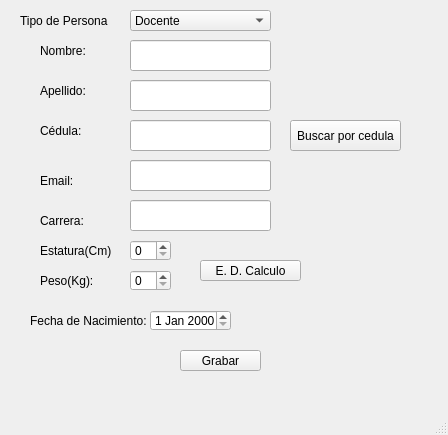
<?xml version="1.0" encoding="UTF-8"?>
<ui version="4.0">
 <class>VTNWindow</class>
 <widget class="QMainWindow" name="VTNWindow">
  <property name="geometry">
   <rect>
    <x>0</x>
    <y>0</y>
    <width>448</width>
    <height>435</height>
   </rect>
  </property>
  <property name="windowTitle">
   <string>VentanaPrincipal</string>
  </property>
  <widget class="QWidget" name="centralwidet">
   <widget class="QLineEdit" name="txt_Nombre">
    <property name="geometry">
     <rect>
      <x>130</x>
      <y>40</y>
      <width>141</width>
      <height>31</height>
     </rect>
    </property>
    <property name="maxLength">
     <number>50</number>
    </property>
   </widget>
   <widget class="QLineEdit" name="txt_Apellido">
    <property name="geometry">
     <rect>
      <x>130</x>
      <y>80</y>
      <width>141</width>
      <height>31</height>
     </rect>
    </property>
    <property name="maxLength">
     <number>50</number>
    </property>
   </widget>
   <widget class="QLabel" name="lbl_Nombre">
    <property name="geometry">
     <rect>
      <x>40</x>
      <y>40</y>
      <width>81</width>
      <height>21</height>
     </rect>
    </property>
    <property name="text">
     <string>Nombre:</string>
    </property>
   </widget>
   <widget class="QLabel" name="lbl_Apellido">
    <property name="geometry">
     <rect>
      <x>40</x>
      <y>80</y>
      <width>61</width>
      <height>21</height>
     </rect>
    </property>
    <property name="text">
     <string>Apellido:</string>
    </property>
   </widget>
   <widget class="QPushButton" name="btn_Grabar">
    <property name="geometry">
     <rect>
      <x>180</x>
      <y>350</y>
      <width>81</width>
      <height>21</height>
     </rect>
    </property>
    <property name="text">
     <string>Grabar</string>
    </property>
   </widget>
   <widget class="QComboBox" name="cb_tipo_persona">
    <property name="geometry">
     <rect>
      <x>130</x>
      <y>10</y>
      <width>141</width>
      <height>21</height>
     </rect>
    </property>
    <item>
     <property name="text">
      <string>Docente</string>
     </property>
    </item>
    <item>
     <property name="text">
      <string>Estudiante</string>
     </property>
    </item>
   </widget>
   <widget class="QLabel" name="lbl_tipo_persona">
    <property name="geometry">
     <rect>
      <x>20</x>
      <y>10</y>
      <width>91</width>
      <height>21</height>
     </rect>
    </property>
    <property name="text">
     <string>Tipo de Persona</string>
    </property>
   </widget>
   <widget class="QLineEdit" name="txt_Nombre_2">
    <property name="geometry">
     <rect>
      <x>130</x>
      <y>160</y>
      <width>141</width>
      <height>31</height>
     </rect>
    </property>
   </widget>
   <widget class="QLineEdit" name="txt_cedula">
    <property name="geometry">
     <rect>
      <x>130</x>
      <y>120</y>
      <width>141</width>
      <height>31</height>
     </rect>
    </property>
    <property name="maxLength">
     <number>10</number>
    </property>
   </widget>
   <widget class="QLineEdit" name="txt_email">
    <property name="geometry">
     <rect>
      <x>130</x>
      <y>160</y>
      <width>141</width>
      <height>31</height>
     </rect>
    </property>
    <property name="maxLength">
     <number>100</number>
    </property>
   </widget>
   <widget class="QLabel" name="lbl_cedula">
    <property name="geometry">
     <rect>
      <x>40</x>
      <y>120</y>
      <width>81</width>
      <height>21</height>
     </rect>
    </property>
    <property name="text">
     <string>Cédula:</string>
    </property>
   </widget>
   <widget class="QLabel" name="lbl_email">
    <property name="geometry">
     <rect>
      <x>40</x>
      <y>170</y>
      <width>61</width>
      <height>21</height>
     </rect>
    </property>
    <property name="text">
     <string>Email:</string>
    </property>
   </widget>
   <widget class="QPushButton" name="btn_buscar_cedula">
    <property name="geometry">
     <rect>
      <x>290</x>
      <y>120</y>
      <width>111</width>
      <height>31</height>
     </rect>
    </property>
    <property name="text">
     <string>Buscar por cedula</string>
    </property>
   </widget>
   <widget class="QSpinBox" name="sp_estatura_2">
    <property name="geometry">
     <rect>
      <x>130</x>
      <y>240</y>
      <width>41</width>
      <height>21</height>
     </rect>
    </property>
    <property name="maximum">
     <number>300</number>
    </property>
   </widget>
   <widget class="QLabel" name="lbl_estatura_2">
    <property name="geometry">
     <rect>
      <x>40</x>
      <y>240</y>
      <width>71</width>
      <height>21</height>
     </rect>
    </property>
    <property name="text">
     <string>Estatura(Cm):</string>
    </property>
   </widget>
   <widget class="QSpinBox" name="sp_peso">
    <property name="geometry">
     <rect>
      <x>130</x>
      <y>270</y>
      <width>41</width>
      <height>21</height>
     </rect>
    </property>
    <property name="maximum">
     <number>100</number>
    </property>
   </widget>
   <widget class="QPushButton" name="btn_calculo">
    <property name="geometry">
     <rect>
      <x>200</x>
      <y>260</y>
      <width>101</width>
      <height>21</height>
     </rect>
    </property>
    <property name="text">
     <string>E. D. Calculo</string>
    </property>
   </widget>
   <widget class="QLabel" name="lbl_peso">
    <property name="geometry">
     <rect>
      <x>40</x>
      <y>270</y>
      <width>71</width>
      <height>21</height>
     </rect>
    </property>
    <property name="text">
     <string>Peso(Kg):</string>
    </property>
   </widget>
   <widget class="QLabel" name="lbl_carrera">
    <property name="geometry">
     <rect>
      <x>40</x>
      <y>210</y>
      <width>61</width>
      <height>21</height>
     </rect>
    </property>
    <property name="text">
     <string>Carrera:</string>
    </property>
   </widget>
   <widget class="QLineEdit" name="txt_carrera">
    <property name="geometry">
     <rect>
      <x>130</x>
      <y>200</y>
      <width>141</width>
      <height>31</height>
     </rect>
    </property>
   </widget>
   <widget class="QDateEdit" name="date_fecha_nacimiento">
    <property name="geometry">
     <rect>
      <x>150</x>
      <y>310</y>
      <width>81</width>
      <height>21</height>
     </rect>
    </property>
    <property name="dateTime">
     <datetime>
      <hour>0</hour>
      <minute>0</minute>
      <second>0</second>
      <year>2000</year>
      <month>1</month>
      <day>1</day>
     </datetime>
    </property>
    <property name="minimumDateTime">
     <datetime>
      <hour>0</hour>
      <minute>0</minute>
      <second>0</second>
      <year>1753</year>
      <month>1</month>
      <day>1</day>
     </datetime>
    </property>
    <property name="minimumDate">
     <date>
      <year>1753</year>
      <month>1</month>
      <day>1</day>
     </date>
    </property>
   </widget>
   <widget class="QLabel" name="lbl_fecha_nacimiento">
    <property name="geometry">
     <rect>
      <x>30</x>
      <y>310</y>
      <width>131</width>
      <height>21</height>
     </rect>
    </property>
    <property name="text">
     <string>Fecha de Nacimiento:</string>
    </property>
   </widget>
  </widget>
  <widget class="QMenuBar" name="mnb_menu_principal">
   <property name="geometry">
    <rect>
     <x>0</x>
     <y>0</y>
     <width>448</width>
     <height>21</height>
    </rect>
   </property>
  </widget>
  <widget class="QStatusBar" name="stb_menu_barra_estado"/>
 </widget>
 <resources/>
 <connections/>
</ui>
